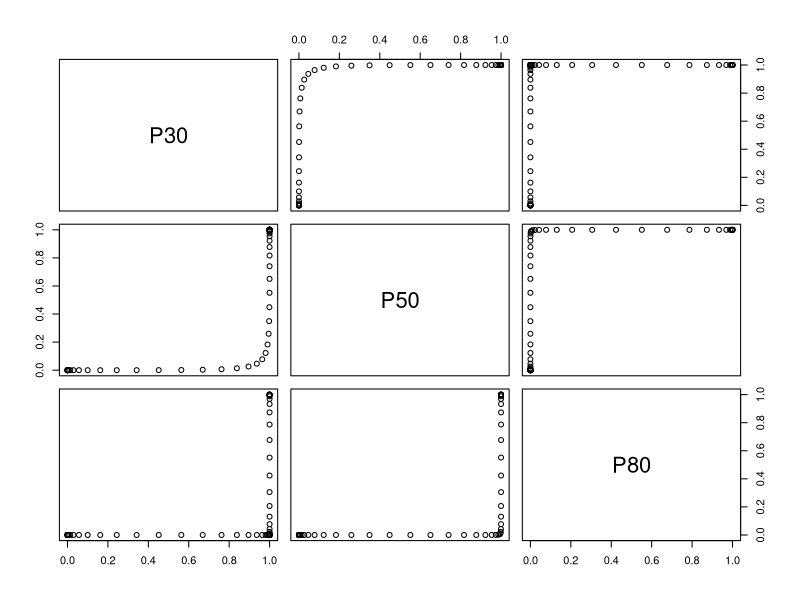
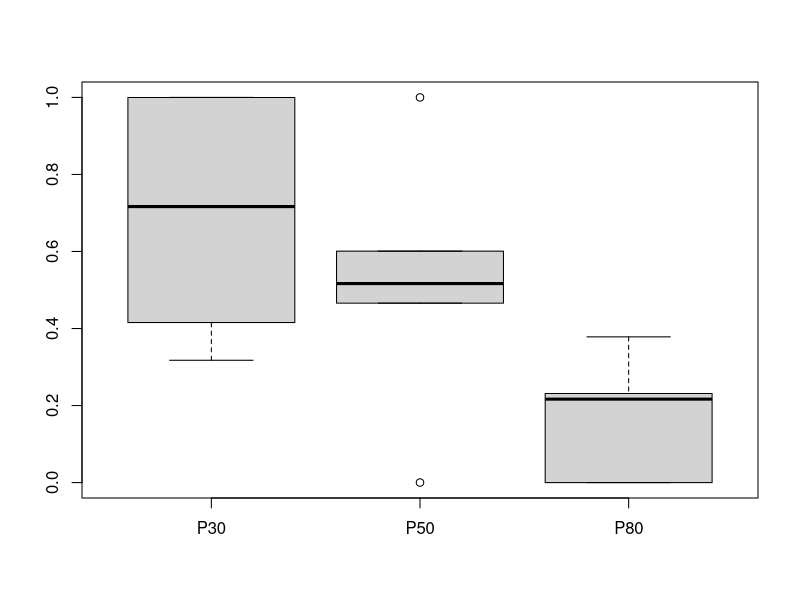

Reproduce these figures in R, in order.
setwd("/Users/swaite/stirling/CSIE-63/assignment-1/")

options(scipen = 999)

df <- data.frame(P30=numeric(),
                 P50=numeric(), 
                 P80=numeric(), 
                 stringsAsFactors=FALSE) 

bp_df <- data.frame(P30=numeric(),
                    P50=numeric(), 
                    P80=numeric(), 
                    stringsAsFactors=FALSE)

getBinomialDist = function(){
  for (i in 1:60){
    df[nrow(df) + 1,] = c(
                          pbinom(i, size=60, prob=0.3),
                          pbinom(i, size=60, prob=0.5),
                          pbinom(i, size=60, prob=0.8)
                        )
  }
  return(df)
}

getStatsData = function(df){
  bp_df["1st_quar",] = c(summary(df$P30)[2], summary(df$P50)[2], summary(df$P80)[2])
  bp_df["median",] = c(summary(df$P30)[3], summary(df$P50)[3], summary(df$P80)[3])
  bp_df["mean",] = c(summary(df$P30)[4], summary(df$P50)[4], summary(df$P80)[4])
  bp_df["stdev",] = apply(df,2,sd) #all complete
  bp_df["3rd_quar",] = c(summary(df$P30)[5], summary(df$P50)[5], summary(df$P80)[5])
  return(bp_df)
}

getDataPlots = function(df, bp_df){
  plot(df)
  boxplot(bp_df, horizontal = FALSE)
  return()
}

df = getBinomialDist()
print(df)
bp_df = getStatsData(df)
print(bp_df)
getDataPlots(df, bp_df)







